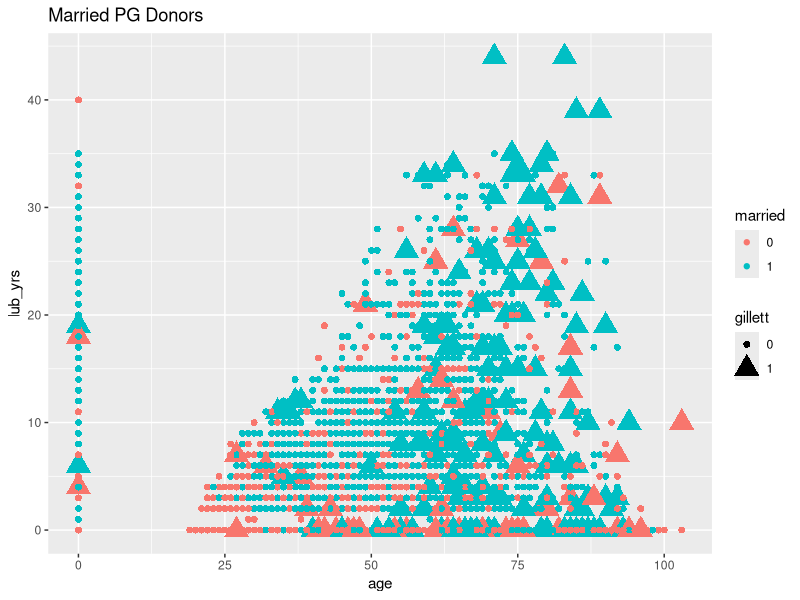
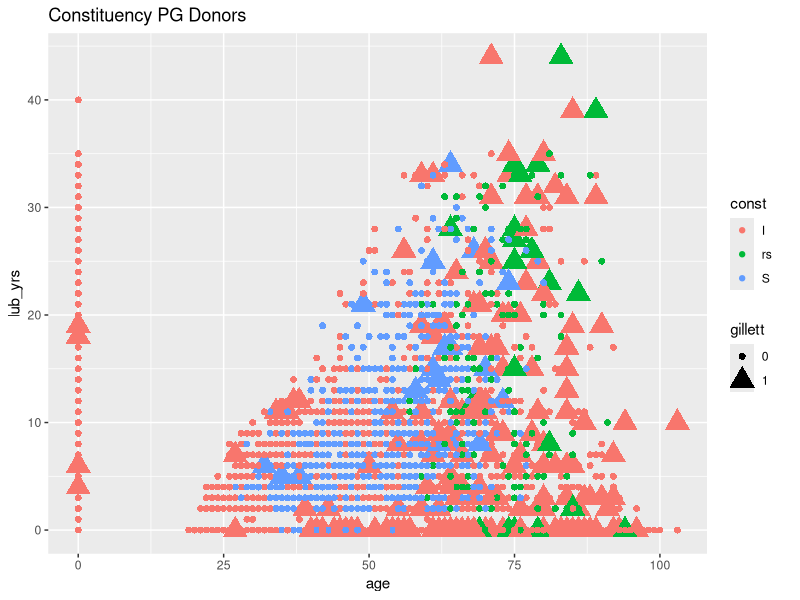
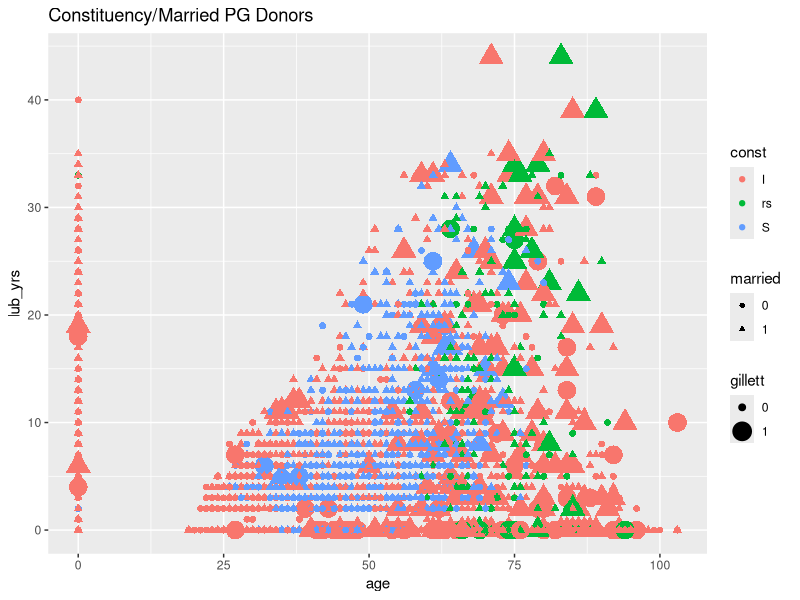
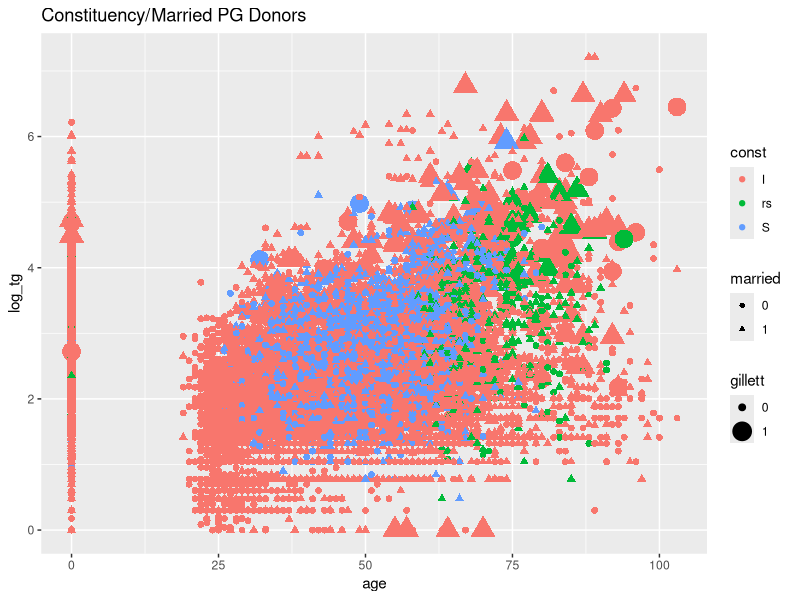
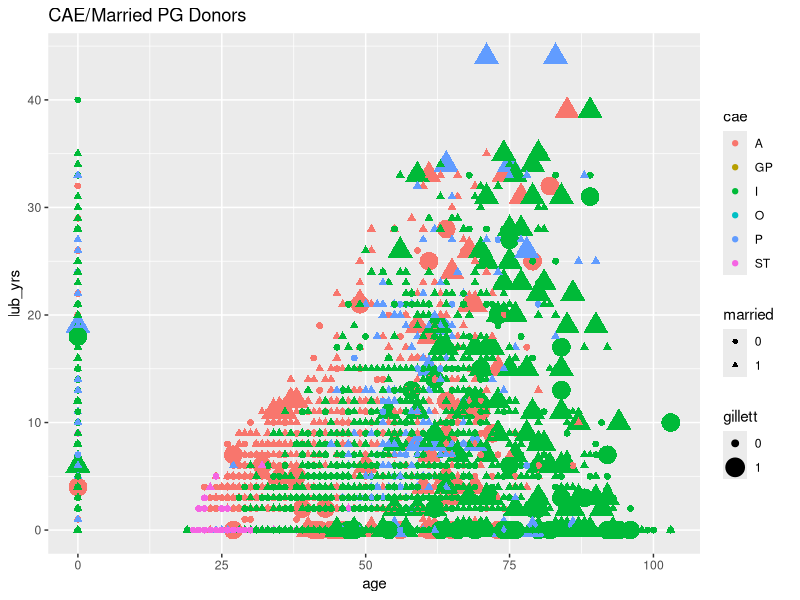
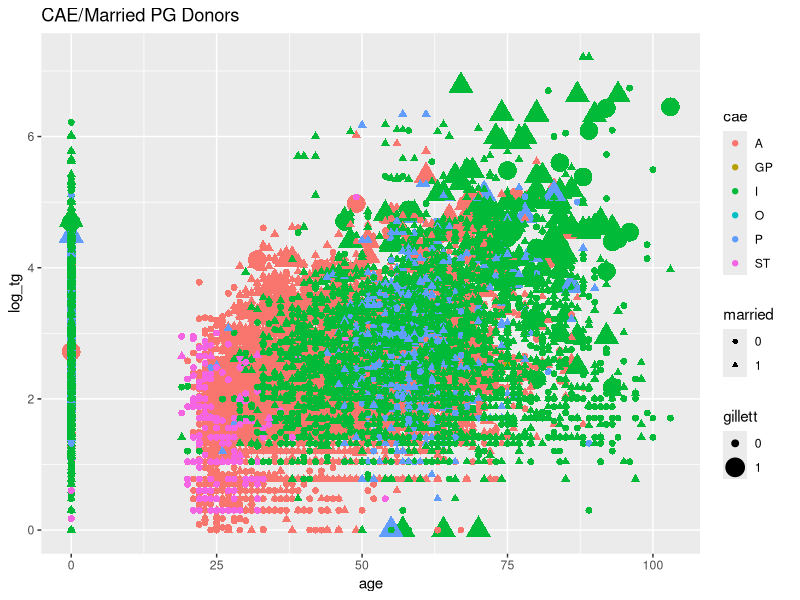

Generate these figures, in order, with R: (Note: this script raises an error after producing the figures.)
setwd("C:/Users/pawlusm/Desktop/decTree")

pg <- read.csv("pg_features.csv")

library(ggplot2)
library(caret)

## exploratory functions
names(pg)
str(pg)
summary(pg)

## check for duplicates
table(duplicated(pg$pg_id))

## remove duplicates
pg <- pg[order(pg$gillett, pg$degree_count, pg$stu_grp, pg$med_inc, pg$rating, decreasing=TRUE),]
pg <- pg[!duplicated(pg$pg_id),]
table(duplicated(pg$pg_id))

#### impute na or 0 to the median ####

## if na:
pg$med_inc <- as.numeric(as.character(pg$med_inc))
pg$med_inc[is.na(pg$med_inc)] <- median(pg$med_inc, na.rm=TRUE)

## if 0:
pg$med_inc[pg$med_inc==0] <- median(pg$med_inc, na.rm=TRUE)

## make binary classifiers into factors
pg$cae <- as.factor(pg$cae)
pg$const <- as.factor(pg$const)
pg$married <- as.factor(pg$married)
pg$evnt <- as.factor(pg$evnt)
pg$gillett <- as.factor(pg$gillett)

####  creating tables  ####

## gillett members (baseline)
table(pg$gillett)

## by rating (maybe)
cbind(table(pg$rating,pg$gillett),prop.table(table(pg$rating,pg$gillett),1))

## by median income (no)
range(pg$med_inc)
pg$med_grp <- cut(pg$med_inc, breaks = seq(10000, 220000, by = 10000), label=FALSE)
head(pg)
cbind(table(pg$med_grp,pg$gillett),prop.table(table(pg$med_grp,pg$gillett),1))

## by age (yes)
range(pg$age)
table(pg$age)
pg$age[pg$age>103] <- 0
cbind(table(pg$age,pg$gillett),prop.table(table(pg$age,pg$gillett),1))
pg$age_grp <- cut(pg$age, breaks = seq(10, 110, by = 10), label=FALSE)
head(pg)
cbind(table(pg$age_grp,pg$gillett),prop.table(table(pg$age_grp,pg$gillett),1))

## by pg_age (yes)
range(pg$pg_age, na.rm=TRUE)
pg$pg_age_grp <- cut(pg$pg_age, breaks = seq(10, 110, by = 10), label=FALSE)
cbind(table(pg$pg_age_grp,pg$gillett),prop.table(table(pg$pg_age_grp,pg$gillett),1))

## by CAE (no)
cbind(table(pg$cae,pg$gillett),prop.table(table(pg$cae,pg$gillett),1))

## by constituent type (yes)
cbind(table(pg$const,pg$gillett),prop.table(table(pg$const,pg$gillett),1))

## by event (yes -- however, gillett are invited to events)
cbind(table(pg$evnt,pg$gillett),prop.table(table(pg$evnt,pg$gillett),1))

## by married (yes)
cbind(table(pg$married,pg$gillett),prop.table(table(pg$married,pg$gillett),1))

## by student groups (maybe)
cbind(table(pg$stu_grp,pg$gillett),prop.table(table(pg$stu_grp,pg$gillett),1))

## by lubbers years (yes)
cbind(table(pg$lub_yrs,pg$gillett),prop.table(table(pg$lub_yrs,pg$gillett),1))
pg$lub_grp <- 0
pg$lub_grp[pg$lub_yrs>10] <- 1
pg$lub_grp[pg$lub_yrs<11] <- 0
cbind(table(pg$lub_grp,pg$gillett),prop.table(table(pg$lub_grp,pg$gillett),1))

## by degree count (no)
cbind(table(pg$degree_count,pg$gillett),prop.table(table(pg$degree_count,pg$gillett),1))
pg$deg_grp <- 0
pg$deg_grp[pg$degree_count>1] <- 2
pg$deg_grp[pg$degree_count==1] <- 1
cbind(table(pg$deg_grp,pg$gillett),prop.table(table(pg$deg_grp,pg$gillett),1))

## by child count (no)
cbind(table(pg$child_count,pg$gillett),prop.table(table(pg$child_count,pg$gillett),1))
pg$ch_grp <- 0
pg$ch_grp[pg$child_count>0] <- 1
pg$ch_grp[pg$child_count==0] <- 0
cbind(table(pg$ch_grp,pg$gillett),prop.table(table(pg$ch_grp,pg$gillett),1))

## by log total giving (no)
pg$logtg_grp <- cut(pg$log_tg, breaks = seq(0, 9, by = 1), label=FALSE)
cbind(table(pg$logtg_grp,pg$gillett),prop.table(table(pg$logtg_grp,pg$gillett),1))

## by log prior giving (yes)
pg$log_pgiv <- log10(pg$prior_giv+1)
pg$log_pgiv_grp <- cut(pg$log_pgiv, breaks = seq(0, 9, by = 1), label=FALSE)
cbind(table(pg$log_pgiv_grp,pg$gillett),prop.table(table(pg$log_pgiv_grp,pg$gillett),1))

#### Exploratory Plots ####

qplot(age, lub_yrs,data=pg,color=married,size=gillett,shape=gillett,main="Married PG Donors")
qplot(age, lub_yrs,data=pg,color=const,size=gillett,shape=gillett,main="Constituency PG Donors")
qplot(age, lub_yrs,data=pg,color=const,size=gillett,shape=married,main="Constituency/Married PG Donors")
qplot(age, log_tg,data=pg,color=const,size=gillett,shape=married,main="Constituency/Married PG Donors")
qplot(age, lub_yrs,data=pg,color=cae,size=gillett,shape=married,main="CAE/Married PG Donors")
qplot(age, log_tg,data=pg,color=cae,size=gillett,shape=married,main="CAE/Married PG Donors")


#### create a subset ####

pg_sub <- pg[pg$age>49,]
summary(pg_sub)
pg_sub <- pg_sub[pg_sub$married==1,]
table(pg_sub$gillett)
prop.table(table(pg_sub$gillett))

## dummy variables  (not working at the moment)

dummies <- dummyVars(gillett ~ const, data = pg_sub)
head(predict(dummies, newdata = pg_sub, fullRank = TRUE))
constcd <- as.data.frame(predict(dummies, newdata = pg_sub, fullRank = TRUE))
pg_sub <- cbind(pg_sub, as.data.frame(predict(dummies, newdata = pg_sub)))

pg_sub$evnt <- as.numeric(as.character(pg_sub$evnt))

## create some models
set.seed(325)
inTrain <- createDataPartition(y=pg_sub$gillett,
                               p=0.7, list=FALSE)
training <- pg_sub[inTrain,]
testing <- pg_sub[-inTrain,]
dim(training)
dim(testing)

ctrl <- trainControl(method = "repeatedcv", repeats = 10, number = 3)

lmMod <- train(gillett ~ rating  + age + lub_yrs + evnt + log_tg, 
               data=training, 
               method = "glm",
               preProc = c("center", "scale"),
               trControl = ctrl,
               family="binomial"
              )
summary(lmMod)

confint(lmMod$finalModel)
confint.default(lmMod$finalModel)
exp(coef(lmMod$finalModel))
exp(cbind(OR = coef(lmMod$finalModel), confint(lmMod$finalModel)))

lmMod <- train(gillett ~ rating  + age + lub_yrs + evnt + log_tg, 
               data=training, 
               method = "gbm",
               preProc = c("center", "scale"),
               verbose=FALSE
                )
summary(lmMod)
lmMod$finalModel

lmMod <- train(gillett ~ rating  + age + lub_yrs + evnt + log_tg + const + cae, 
               data=training, 
               method = "rf",
               preProc = c("center", "scale")
)
summary(lmMod)
lmMod$finalModel
lmMod

lmPred <- predict(lmMod, newdata = data.frame(testing)) 
lmTest <- cbind(testing,lmPred)
confusionMatrix(lmPred,testing$gillett)


# K-Nearest Neighbor
knnFit <- train(gillett ~ rating  + age + lub_yrs + child_count + log_tg + const + cae, 
                method = "knn", 
                data = training,
                tuneLength = 5,  
                tuneGrid=data.frame(k=1:10),
                trControl = ctrl,
                metric = "Kappa"
                )
knnFit
knnFit$finalModel
plot(knnFit)

knn.pred <- predict(knnFit, newdata = testing) 
confusionMatrix(knn.pred,testing$gillett)

#### try a combined model  ####

set.seed(62433)
model_rf = train(gillett ~ rating  + age + lub_yrs + evnt + log_tg + const + cae, method = 'rf', data = training)
model_gbm = train(gillett ~ rating  + age + lub_yrs + evnt + log_tg + const + cae, method = 'gbm', data = training,verbose=FALSE)


pred_rf = predict(model_rf, training)
pred_gbm = predict(model_gbm, training)


comb_data = data.frame(rf = pred_rf, gbm = pred_gbm, gillett = training$gillett)
model_comb = train(gillett ~ ., method = 'rf', data = comb_data)

pred_rf_test = predict(model_rf, testing)
pred_gbm_test = predict(model_gbm, testing)
comb_data_test = data.frame(rf = pred_rf_test, gbm = pred_gbm_test, gillett = testing$gillett)
pred_comb_test = predict(model_comb, comb_data_test)

accuracy_rf = sum(pred_rf_test == testing$gillett) / length(pred_rf_test)
accuracy_gbm = sum(pred_gbm_test == testing$gillett) / length(pred_gbm_test)


accuracy_comb = sum(pred_comb_test == comb_data_test$gillett) / length(pred_comb_test)


## check accuracy 
confusionMatrix(pred_rf_test,testing$gillett)
confusionMatrix(pred_gbm_test,testing$gillett)
confusionMatrix(pred_comb_test,testing$gillett)

## plot some results
model_gbm
plot(model_gbm, metric = "Kappa")
ggplot(model_gbm, metric = "Kappa")
summary(model_gbm,cBars=5)

ggplot(model_rf, metric = "Kappa")
ggplot(model_rf)
plot(varImp(model_rf))

rf.test <- cbind(testing,pred_rf_test)
str(rf.test)

rf.test <- rf.test[order(rf.test$lmPred2, decreasing = TRUE),]
options("scipen"=20)
head(rf.test, n=25) ## write a csv with this

write.csv(rf.test,file="pg_prospects.csv",row.names=FALSE)
